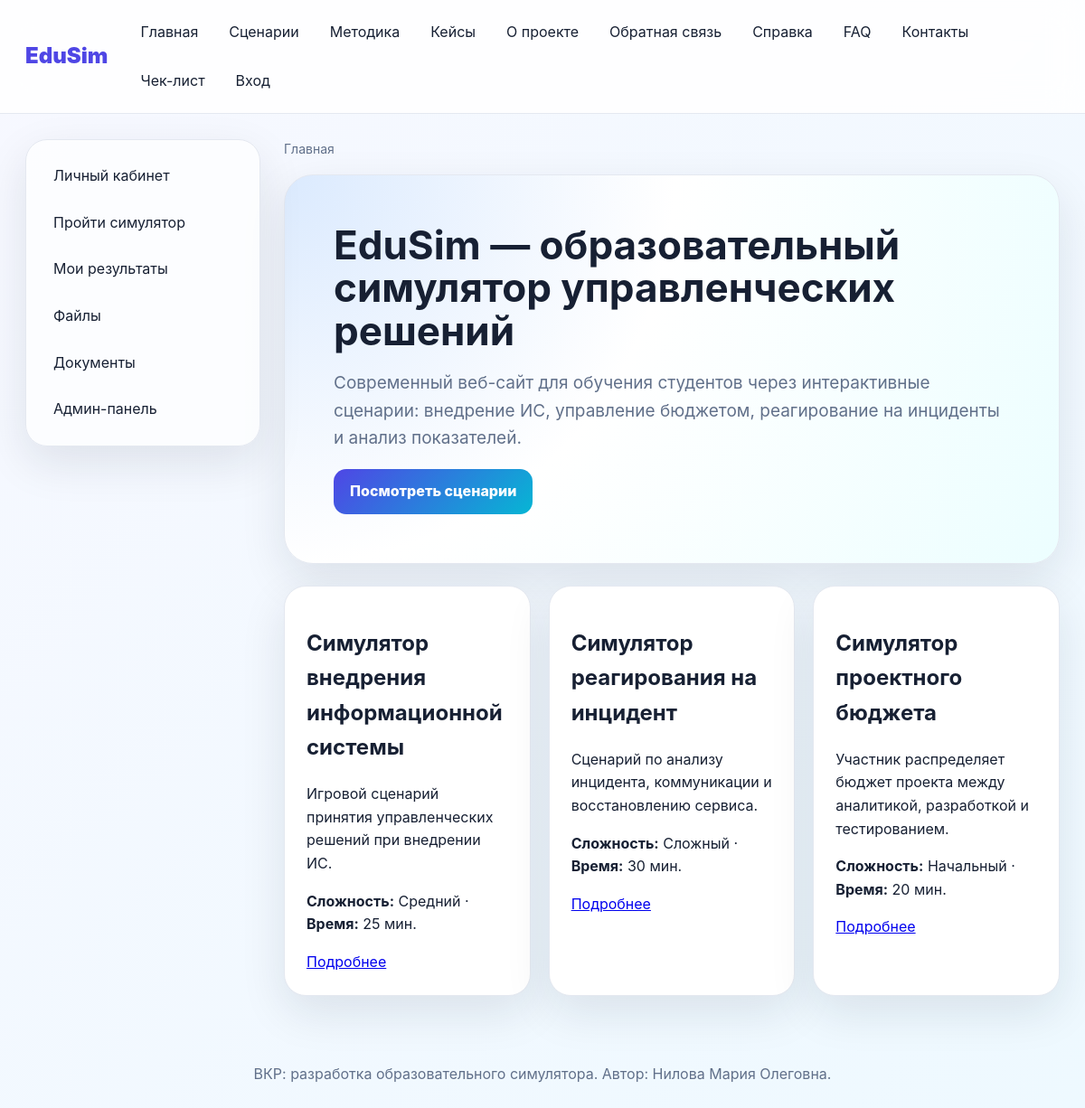
Before: / with the older database file.
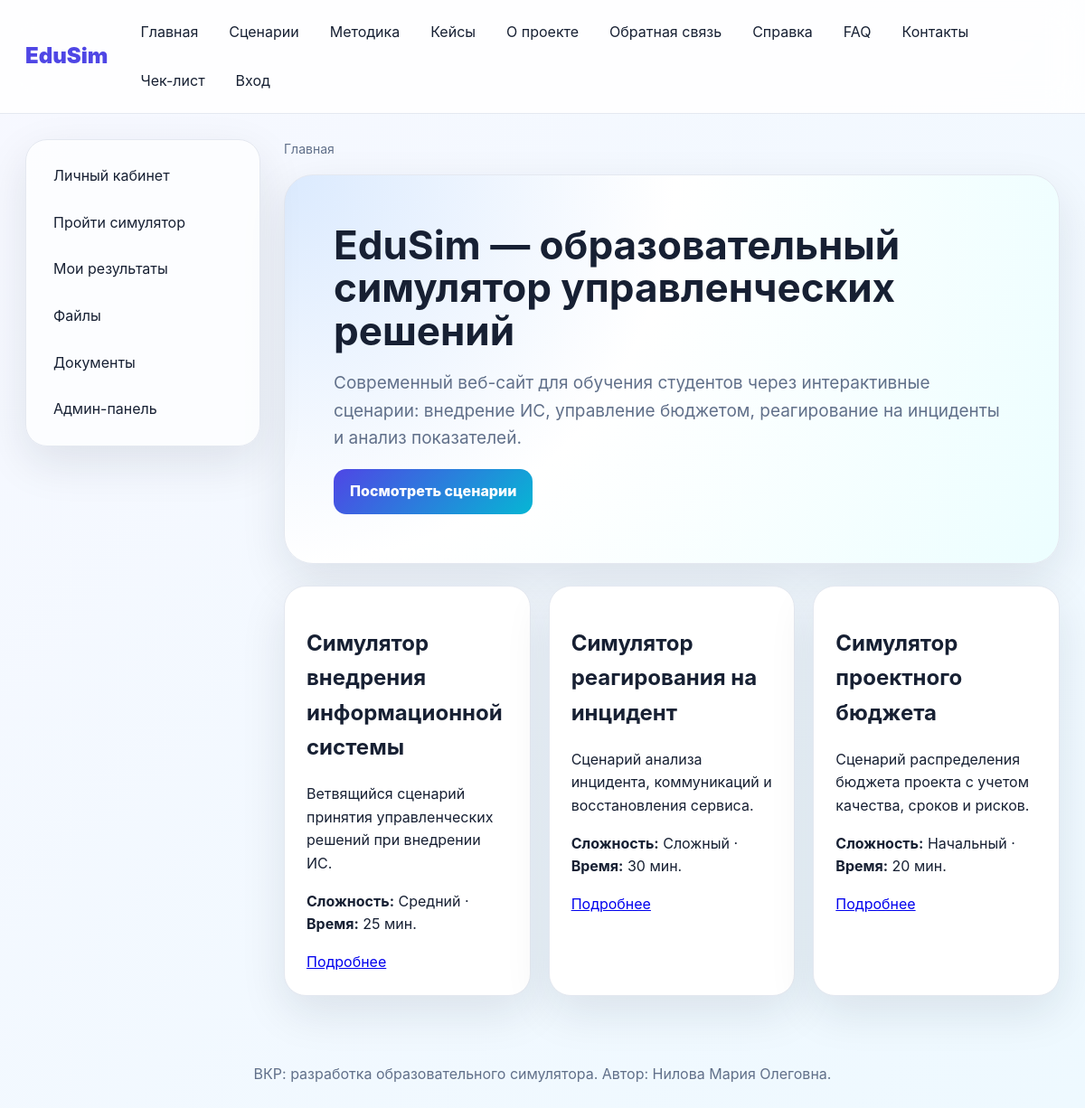
After: the same page with the newer database file.
### tables this page shows
CREATE TABLE scenarios (id INTEGER PRIMARY KEY AUTOINCREMENT, title TEXT NOT NULL, slug TEXT UNIQUE NOT NULL, difficulty TEXT NOT NULL, duration_minutes INTEGER NOT NULL, summary TEXT NOT NULL, learning_goal TEXT NOT NULL, is_public INTEGER NOT NULL DEFAULT 1);

### edusim/routes_public.py (the view)
@public_bp.route('/')
def index():
    scenarios = get_db().execute('SELECT * FROM scenarios WHERE is_public=1 ORDER BY id').fetchall()
    return render_template('public/index.html', scenarios=scenarios, breadcrumbs=[('Главная', None)])

### edusim/database.py (called while the page is built)
def get_db():
    if 'db' not in g:
        path = Path(current_app.config['DATABASE_PATH'])
        path.parent.mkdir(parents=True, exist_ok=True)
        g.db = sqlite3.connect(path)
        g.db.row_factory = sqlite3.Row
    return g.db

### edusim/templates/public/index.html
{% extends "base.html" %}{% block content %}<section class="hero"><div><h1>EduSim — образовательный симулятор управленческих решений</h1><p>Современный веб-сайт для обучения студентов через интерактивные сценарии: внедрение ИС, управление бюджетом, реагирование на инциденты и анализ показателей.</p><a class="btn" href="{{ url_for('public.scenarios') }}">Посмотреть сценарии</a></div></section><div class="grid">{% for s in scenarios %}<article class="card"><h2>{{ s.title }}</h2><p>{{ s.summary }}</p><p><b>Сложность:</b> {{ s.difficulty }} · <b>Время:</b> {{ s.duration_minutes }} мин.</p><a href="{{ url_for('public.scenario_detail', slug=s.slug) }}">Подробнее</a></article>{% endfor %}</div>{% endblock %}

Changed rows visible on the page:
changed scenarios "Симулятор внедрения информационной системы": summary "Игровой сценарий принятия управленческих решений при внедрении ИС." → "Ветвящийся сценарий принятия управленческих решений при внедрении ИС."
changed scenarios "Симулятор реагирования на инцидент": summary "Сценарий по анализу инцидента, коммуникации и восстановлению сервиса." → "Сценарий анализа инцидента, коммуникаций и восстановления сервиса."
changed scenarios "Симулятор проектного бюджета": summary "Участник распределяет бюджет проекта между аналитикой, разработкой и тестированием." → "Сценарий распределения бюджета проекта с учетом качества, сроков и рисков."
